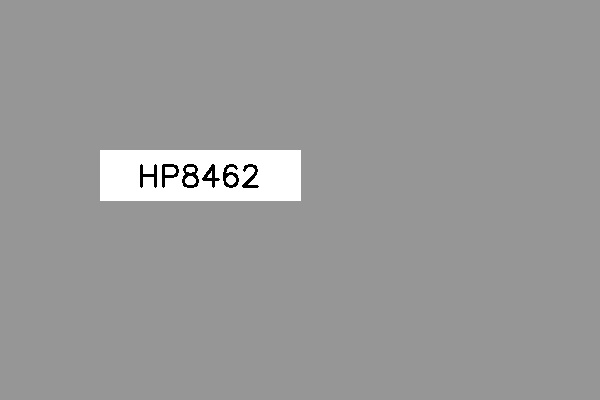
#> input picture input/plate1.jpg, 600 x 400 px
$ python -i plate_detector.py   (imports and definitions only)
#> lines starting #> are read from the running program, lines starting #| are printed output that depends on the picture; after the words box and inside, x2 and y2 are one past the last pixel; in counts of white or black regions, pixels touching at a corner belong together
#> further down, picture is the input picture: shape (400, 600, 3); min 0, max 255, mean 153.4
### src/utils.py
#/src/utils.py
import cv2
import numpy as np
import pytesseract
from PIL import Image
import os

def preprocess_image(image):
    """
    Preprocess the image for better plate detection
    """
    # Convert to grayscale
    gray = cv2.cvtColor(image, cv2.COLOR_BGR2GRAY)

    # Apply bilateral filter to reduce noise while keeping edges sharp
    blurred = cv2.bilateralFilter(gray, 11, 17, 17)

    return gray, blurred

# [33 lines left out: functions enhance_plate_region, save_processed_image, not called in this run]

### src/plate_detector.py
#/src/plate_detector.py
import cv2
import numpy as np
import imutils
from .utils import preprocess_image, save_processed_image

class PlateDetector:
    def __init__(self):
        self.min_plate_area = 1000  # Minimum area for plate region
        self.max_plate_area = 50000  # Maximum area for plate region

    def detect_plates_contour(self, image):
        """
        Detect license plates using contour method
        """
        gray, blurred = preprocess_image(image)

        # Perform edge detection
        edged = cv2.Canny(blurred, 30, 200)
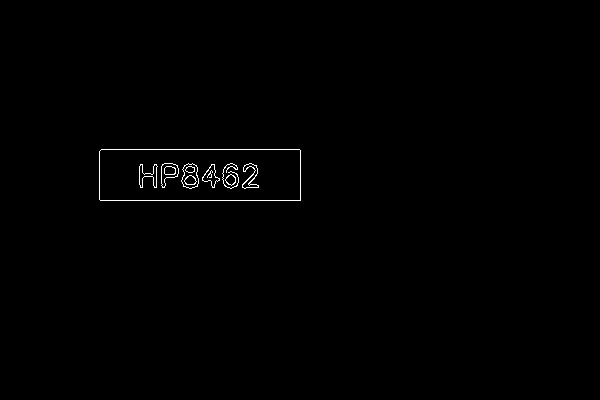
#> edged: shape (400, 600); 0.49% white in thin lines or dots, all inside (x1, y1, x2, y2) = (99, 149, 301, 201)

        # Find contours in the edged image
        contours = cv2.findContours(edged.copy(), cv2.RETR_TREE, cv2.CHAIN_APPROX_SIMPLE)
#> contours = 23 contours, 3 with area under 20; largest, box (x1, y1, x2, y2) and area: (99, 149, 301, 201) 10248, (99, 149, 301, 201) 10248, (181, 163, 199, 189) 324, (181, 163, 199, 189) 320, (161, 163, 179, 188) 250
        contours = imutils.grab_contours(contours)
        contours = sorted(contours, key=cv2.contourArea, reverse=True)[:10]
#> contours = 10 contours; largest, box (x1, y1, x2, y2) and area: (99, 149, 301, 201) 10248, (99, 149, 301, 201) 10248, (181, 163, 199, 189) 324, (181, 163, 199, 189) 320, (161, 163, 179, 188) 250

        plate_contours = []

        for contour in contours:
            # Approximate the contour
            peri = cv2.arcLength(contour, True)
            approx = cv2.approxPolyDP(contour, 0.018 * peri, True)

            # If the approximated contour has 4 vertices, it might be a plate
            if len(approx) == 4:
                area = cv2.contourArea(contour)
                if self.min_plate_area < area < self.max_plate_area:
                    plate_contours.append(approx)
#> this loop made 10 passes
#> (peri, approx, area) on passes 1 to 2: (501.7, [[99, 151], [100, 200], [300, 200], [299, 149]], 10248), (501.1, [[99, 151], [299, 149], [300, 199], [100, 200]], 10247.5)
#> peri on passes 3 to 8: 77.94, 75.6, 77.8, 74.87, 73.11, 109.2
#> after the loop, plate_contours = 2 contours; box (x1, y1, x2, y2) and area: (99, 149, 301, 201) 10001, (99, 149, 301, 201) 9902

        return plate_contours, edged

    # [44 lines left out: functions detect_plates_morphological, extract_plate_region, not called in this run]

>>> import cv2
>>> picture = cv2.imread('../input/plate1.jpg')
>>> result = PlateDetector().detect_plates_contour(picture)
